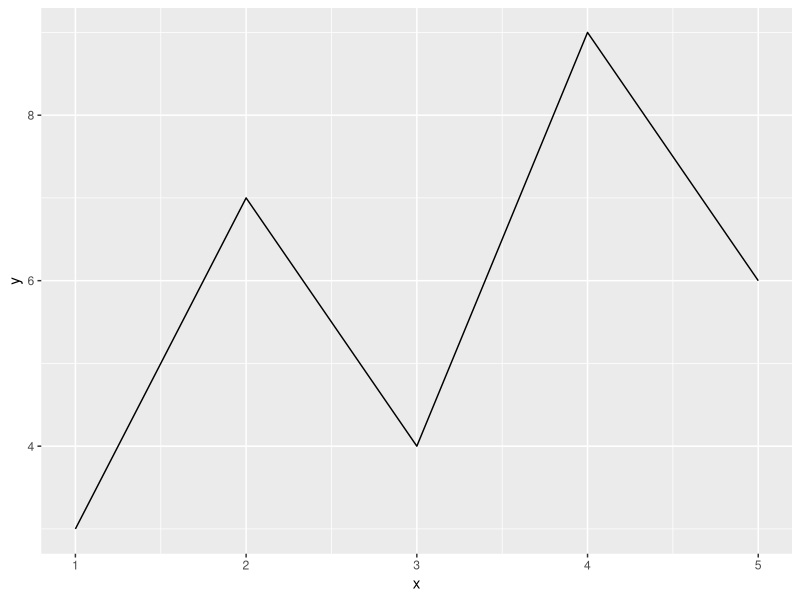
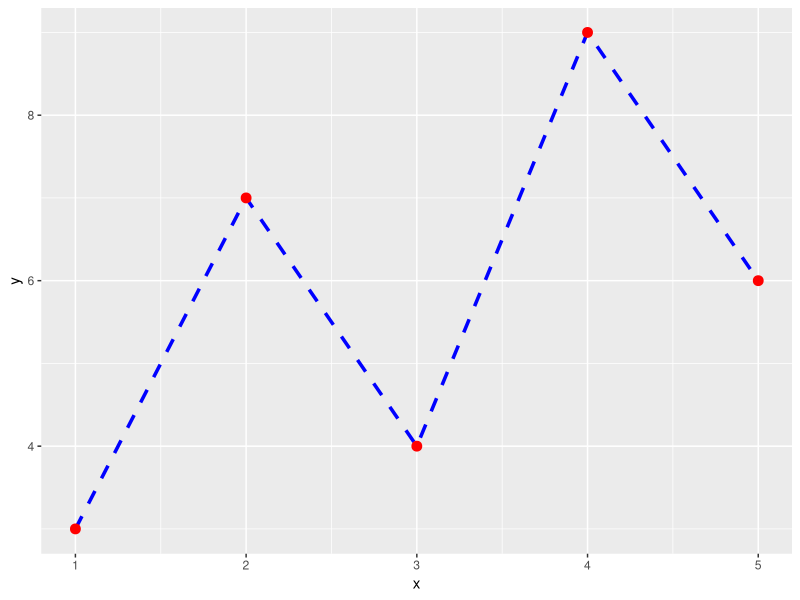

These charts were generated, in order, by the following R code:
library(ggplot2)

df <- data.frame(
  x = c(1, 2, 3, 4, 5),
  y = c(3, 7, 4, 9, 6)
)

ggplot(data = df, aes(x = x, y = y)) +
  geom_line()

ggplot(data = df, aes(x = x, y = y)) +
  geom_line(color = "blue", size = 1.2, linetype = "dashed") +
  geom_point(color = "red", size = 3)
